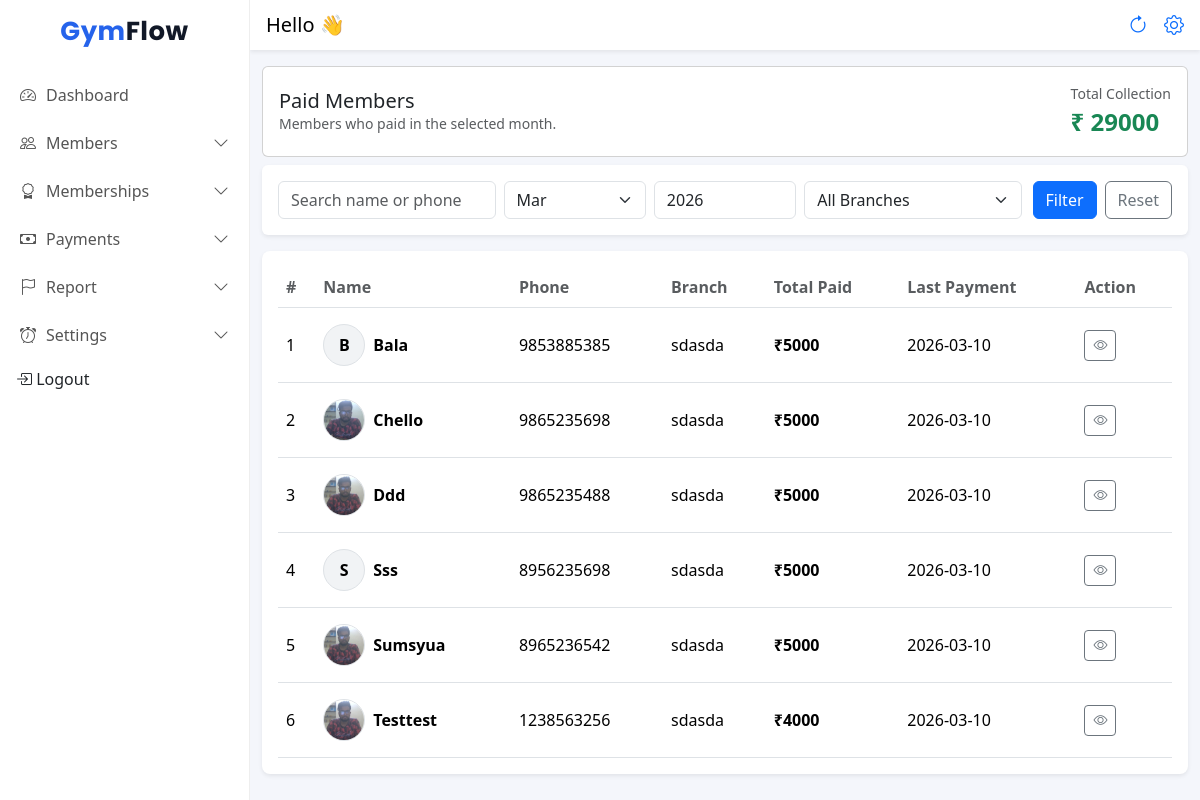
The app's page /paid-members/ (signed in), older data.
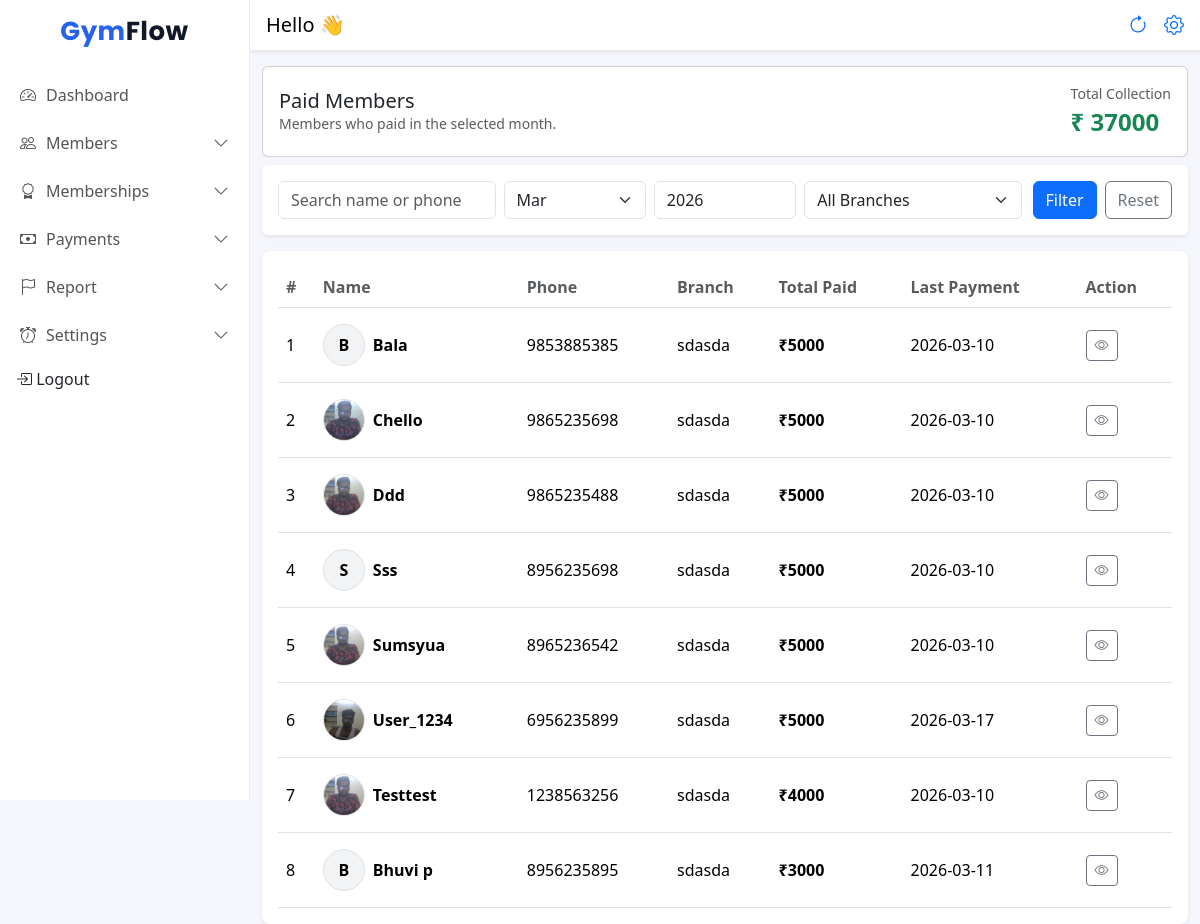
The same page, newer data.
### frontend/models.py (models this page shows, shortened)
class Member(models.Model):
    STATUS_CHOICES = (
        ('active', 'Active'),
        ('expiring', 'Expiring Soon'),
        ('expired', 'Expired'),
    )
    is_deleted = models.BooleanField(default=False)
    DOB=models.DateField(null=True,blank=True)
    gym = models.ForeignKey(Gym, on_delete=models.CASCADE, related_name="members")
    branch = models.ForeignKey(Branch, on_delete=models.CASCADE, related_name="members")
    name = models.CharField(max_length=100)
    phone = models.CharField(max_length=15)
    join_date = models.DateField(default=date.today)
    photo = models.ImageField(upload_to="members/", blank=True, null=True)
    plan = models.ForeignKey(MembershipPlan, on_delete=models.SET_NULL, null=True, blank=True)
    start_date = models.DateField(null=True)
    expiry_date = models.DateField()
    security_deposit = models.DecimalField(max_digits=10, decimal_places=2, default=0)
    status = models.CharField(max_length=10, choices=STATUS_CHOICES, default='active')
    created_at = models.DateTimeField(auto_now_add=True)

class Branch(models.Model):
    gym = models.ForeignKey(Gym, on_delete=models.CASCADE, related_name="branches")
    name = models.CharField(max_length=100)
    address = models.TextField(blank=True)
    phone = models.CharField(max_length=15, blank=True)
    created_at = models.DateTimeField(auto_now_add=True)
    class Meta:
        unique_together = ('gym', 'name')  # same gym can't have 2 branches with same name

### frontend/views.py (the view)
# urls.py: path("paid-members/", paid_members_page, name="paid_members_page"),
@login_required
@owner_or_trainer
def paid_members_page(request):
    gym = request.user.gym
    today = date.today()
    month = int(request.GET.get("month", today.month))
    year = int(request.GET.get("year", today.year))
    q = request.GET.get("q", "").strip()
    branch_id = request.GET.get("branch", "").strip()
    payments = (
        Payment.objects
        .filter(gym=gym, payment_date__year=year, payment_date__month=month)
        .select_related("member", "member__branch")
    )
    if branch_id:
        payments = payments.filter(member__branch_id=branch_id)
    if q:
        payments = payments.filter(
            Q(member__name__icontains=q) | Q(member__phone__icontains=q)
        )
    member_totals = (
    payments
    .values("member_id")
    .annotate(
        total_paid=Coalesce(
            Sum("amount"),
            Value(0),
            output_field=DecimalField(max_digits=8, decimal_places=2)
        ),
        last_payment=Max("payment_date"),
    )
)
    total_paid_sq = Subquery(
        member_totals.filter(member_id=OuterRef("pk")).values("total_paid")[:1]
    )
    last_payment_sq = Subquery(
        member_totals.filter(member_id=OuterRef("pk")).values("last_payment")[:1]
    )
    members_qs = (
        Member.objects
        .filter(gym=gym, payments__in=payments, is_deleted=False)
        .select_related("branch", "plan")
        .distinct()
        .annotate(
            total_paid=total_paid_sq,
            last_payment=last_payment_sq,
        )
        .order_by("-total_paid", "name")
    )
    total_collection = payments.aggregate(total=Sum("amount"))["total"] or 0
    branches = Branch.objects.filter(gym=gym).order_by("name")
    context = {
        "paid_members": members_qs,   # ✅ now each item is a Member object
        "branches": branches,
        "q": q,
        "branch_id": branch_id,
        "month": month,
        "year": year,
        "total_collection": total_collection,
    }
    return render(request, "paid_members.html", context)

### frontend/templates/paid_members.html (shortened to what the changed rows need)
{% extends "base.html" %}
{% load static %}
{% block content %}
<div class="container-fluid">
  <div class="card mt-3">
    <div class="card-body">
      <div class="d-flex justify-content-between align-items-center">
        {% if request.user.role == "ADMIN" %}
        <div>
          <div class="text-muted small">Total Collection</div>
          <div class="text-success fs-4 fw-bold">
            ₹ {{ total_collection }}
          </div>
        </div>
        {% endif %}
      </div>
    </div>
  </div>
</div>
  <div class="container-fluid">
    <div class="card shadow-sm border-0 rounded-3">
      <div class="card-body">
        <div class="table-responsive">
          <table class="table table-hover align-middle">
            <thead>
              <tr>
                <th class="fw-semibold text-muted" >#</th>
                <th class="fw-semibold text-muted" >Name</th>
                <th class="fw-semibold text-muted" >Phone</th>
                <th class="fw-semibold text-muted" >Branch</th>
                <th class="fw-semibold text-muted" >Total Paid</th>
                <th class="fw-semibold text-muted" >Last Payment</th>
                <th class="fw-semibold text-muted" >Action</th>
              </tr>
            </thead>
            <tbody>
              {% for r in paid_members %}
              <tr>
                  <td class="py-3">{{ forloop.counter }}</td>
                  <td class="py-3">
                      <div class="d-flex align-items-center gap-2">
                          {% if r.photo %}
                              <img src="{{ r.photo.url }}"
                                   alt="{{ r.name }}"
                                   width="42"
                                   height="42"
                                   class="rounded-circle border"
                                   style="object-fit: cover;">
                          {% else %}
                              <div class="rounded-circle border d-flex align-items-center justify-content-center"
                                   style="width:42px;height:42px;background:#f1f3f5;font-weight:600;">
                                  {{ r.name|slice:":1"|upper }}
                              </div>
                          {% endif %}
                          <div class="fw-semibold">{{ r.name }}</div>
                      </div>
                  </td>
                  <td class="py-3">{{ r.phone }}</td>
                  <td class="py-3">{{ r.branch.name }}</td>
                  <td class="py-3 fw-semibold">₹{{ r.total_paid|default:0 }}</td>
                  <td class="py-3">
                      {{ r.last_payment|date:"Y-m-d" }}
                  </td>
                  <td class="py-3">
                      <button type="button"
                              class="btn btn-outline-secondary btn-sm"
                              onclick="openMemberDetails('{{ r.id }}')">
                          <i class="bi bi-eye"></i>
                      </button>
                  </td>
              </tr>
              {% empty %}
              <tr>
                  <td colspan="7" class="text-center py-4">
                      No paid members found for this month
                  </td>
              </tr>
              {% endfor %}
              </tbody>
          </table>
        </div>
      </div>
    </div>
  </div>
</div>
{% endblock %}

Row changes from the older to the newer data that the page shows:
added Member: photo (picture), name "User_1234", phone "6956235899", branch.name "sdasda", total_paid "5000", last_payment "2026-03-17"
added Member: name "B", name "Bhuvi p", phone "8956235895", branch.name "sdasda", total_paid "3000", last_payment "2026-03-11"
Text that changed along with them:
{{ total_collection }}: "29000" → "37000"
